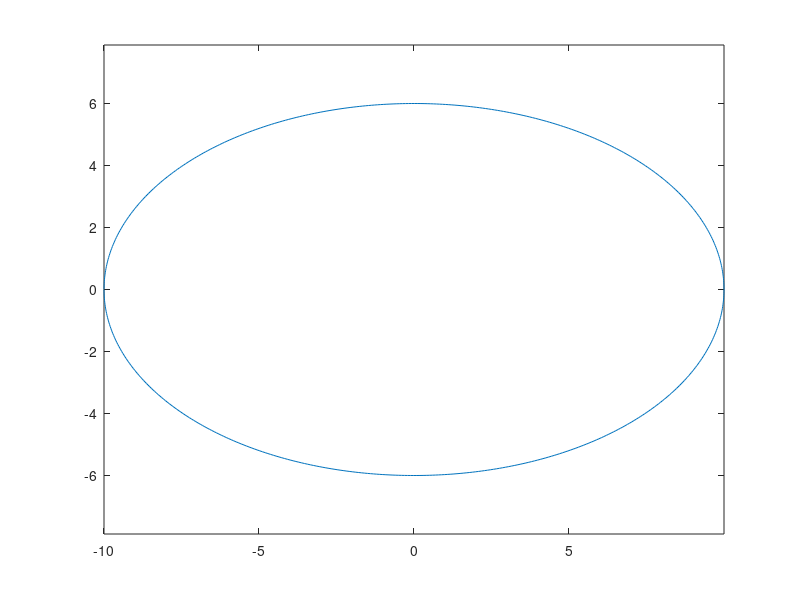

Here is the MATLAB script that generated this plot:
close all
clc 
clear all

re=6 % raio equatorial
rp=10 % raio polar
x0=0 % centro do plot
y0=0 
x=-pi:0.01:pi;
plot(x0+rp*cos(x),y0+re*sin(x))

axis equal

